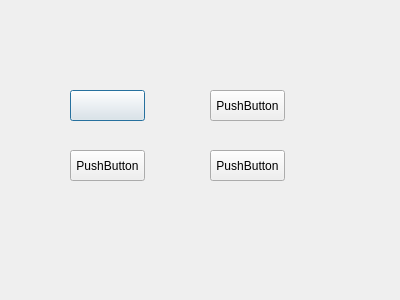
<?xml version="1.0" encoding="UTF-8"?>
<ui version="4.0">
 <class>system_mansge</class>
 <widget class="QDialog" name="system_mansge">
  <property name="geometry">
   <rect>
    <x>0</x>
    <y>0</y>
    <width>400</width>
    <height>300</height>
   </rect>
  </property>
  <property name="windowTitle">
   <string>Dialog</string>
  </property>
  <widget class="QPushButton" name="pushButton">
   <property name="geometry">
    <rect>
     <x>70</x>
     <y>90</y>
     <width>75</width>
     <height>31</height>
    </rect>
   </property>
   <property name="text">
    <string/>
   </property>
  </widget>
  <widget class="QPushButton" name="pushButton_2">
   <property name="geometry">
    <rect>
     <x>210</x>
     <y>90</y>
     <width>75</width>
     <height>31</height>
    </rect>
   </property>
   <property name="text">
    <string>PushButton</string>
   </property>
  </widget>
  <widget class="QPushButton" name="pushButton_3">
   <property name="geometry">
    <rect>
     <x>70</x>
     <y>150</y>
     <width>75</width>
     <height>31</height>
    </rect>
   </property>
   <property name="text">
    <string>PushButton</string>
   </property>
  </widget>
  <widget class="QPushButton" name="pushButton_4">
   <property name="geometry">
    <rect>
     <x>210</x>
     <y>150</y>
     <width>75</width>
     <height>31</height>
    </rect>
   </property>
   <property name="text">
    <string>PushButton</string>
   </property>
  </widget>
 </widget>
 <resources/>
 <connections/>
</ui>
